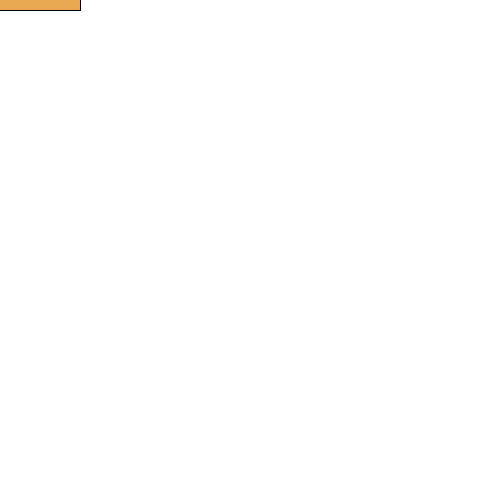
Frame 1 (no input)
Frame 60 (the mouse pressed at the canvas centre just before this capture): identical to frame 1, image omitted
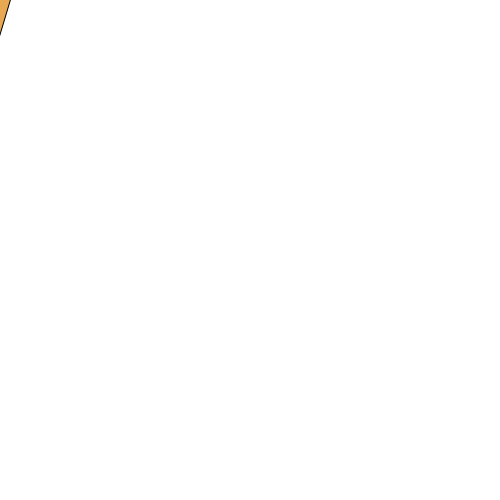
Frame 120 (the mouse held since frame 60 and released just before this capture)

The Processing sketch that drew these frames (run headless with seeded random() and noise(); from frame 60 on, the mouse is pressed at the canvas centre):

// Processing sketch: rotate_center_Ink
// ── rotate_center_Ink.pde
void setup(){
  size(500,500);
}
void draw() {
  background(255);
  fill(233,168,82);
  rotate(mouseX/50.);
  rect(-80,-10,160,20);
}

//rotate center
